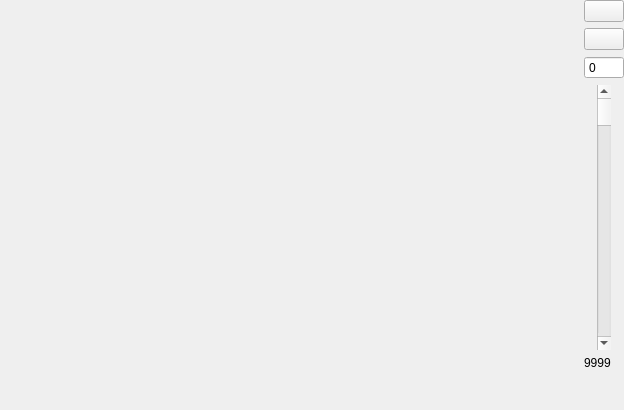
<?xml version="1.0" encoding="UTF-8"?>
<ui version="4.0">
 <class>SliceComponent</class>
 <widget class="QWidget" name="SliceComponent">
  <property name="geometry">
   <rect>
    <x>0</x>
    <y>0</y>
    <width>624</width>
    <height>410</height>
   </rect>
  </property>
  <property name="windowTitle">
   <string>Form</string>
  </property>
  <layout class="QHBoxLayout" name="horizontalLayout_3">
   <property name="spacing">
    <number>0</number>
   </property>
   <property name="leftMargin">
    <number>0</number>
   </property>
   <property name="topMargin">
    <number>0</number>
   </property>
   <property name="rightMargin">
    <number>0</number>
   </property>
   <property name="bottomMargin">
    <number>0</number>
   </property>
   <item>
    <widget class="SliceView" name="widget" native="true">
     <property name="sizePolicy">
      <sizepolicy hsizetype="Expanding" vsizetype="Expanding">
       <horstretch>0</horstretch>
       <verstretch>0</verstretch>
      </sizepolicy>
     </property>
    </widget>
   </item>
   <item>
    <layout class="QVBoxLayout" name="verticalLayout">
     <property name="spacing">
      <number>6</number>
     </property>
     <item>
      <layout class="QHBoxLayout" name="horizontalLayout">
       <property name="spacing">
        <number>0</number>
       </property>
       <item>
        <spacer name="horizontalSpacer_4">
         <property name="orientation">
          <enum>Qt::Horizontal</enum>
         </property>
         <property name="sizeType">
          <enum>QSizePolicy::Preferred</enum>
         </property>
         <property name="sizeHint" stdset="0">
          <size>
           <width>5</width>
           <height>20</height>
          </size>
         </property>
        </spacer>
       </item>
       <item>
        <widget class="QPushButton" name="full">
         <property name="sizePolicy">
          <sizepolicy hsizetype="Minimum" vsizetype="Minimum">
           <horstretch>0</horstretch>
           <verstretch>0</verstretch>
          </sizepolicy>
         </property>
         <property name="text">
          <string/>
         </property>
         <property name="checkable">
          <bool>true</bool>
         </property>
         <property name="autoRepeat">
          <bool>true</bool>
         </property>
        </widget>
       </item>
       <item>
        <spacer name="horizontalSpacer">
         <property name="orientation">
          <enum>Qt::Horizontal</enum>
         </property>
         <property name="sizeType">
          <enum>QSizePolicy::Preferred</enum>
         </property>
         <property name="sizeHint" stdset="0">
          <size>
           <width>5</width>
           <height>20</height>
          </size>
         </property>
        </spacer>
       </item>
      </layout>
     </item>
     <item>
      <layout class="QHBoxLayout" name="horizontalLayout_4">
       <property name="spacing">
        <number>0</number>
       </property>
       <item>
        <spacer name="horizontalSpacer_5">
         <property name="orientation">
          <enum>Qt::Horizontal</enum>
         </property>
         <property name="sizeType">
          <enum>QSizePolicy::Preferred</enum>
         </property>
         <property name="sizeHint" stdset="0">
          <size>
           <width>5</width>
           <height>20</height>
          </size>
         </property>
        </spacer>
       </item>
       <item>
        <widget class="QPushButton" name="playButton">
         <property name="sizePolicy">
          <sizepolicy hsizetype="Minimum" vsizetype="Minimum">
           <horstretch>0</horstretch>
           <verstretch>0</verstretch>
          </sizepolicy>
         </property>
         <property name="text">
          <string/>
         </property>
         <property name="checkable">
          <bool>true</bool>
         </property>
         <property name="autoRepeat">
          <bool>true</bool>
         </property>
        </widget>
       </item>
       <item>
        <spacer name="horizontalSpacer_6">
         <property name="orientation">
          <enum>Qt::Horizontal</enum>
         </property>
         <property name="sizeType">
          <enum>QSizePolicy::Preferred</enum>
         </property>
         <property name="sizeHint" stdset="0">
          <size>
           <width>5</width>
           <height>20</height>
          </size>
         </property>
        </spacer>
       </item>
      </layout>
     </item>
     <item>
      <widget class="QSpinBox" name="spinBox">
       <property name="sizePolicy">
        <sizepolicy hsizetype="Minimum" vsizetype="Fixed">
         <horstretch>0</horstretch>
         <verstretch>0</verstretch>
        </sizepolicy>
       </property>
       <property name="minimumSize">
        <size>
         <width>0</width>
         <height>0</height>
        </size>
       </property>
       <property name="buttonSymbols">
        <enum>QAbstractSpinBox::NoButtons</enum>
       </property>
      </widget>
     </item>
     <item>
      <layout class="QHBoxLayout" name="horizontalLayout_2">
       <property name="spacing">
        <number>0</number>
       </property>
       <item>
        <spacer name="horizontalSpacer_2">
         <property name="orientation">
          <enum>Qt::Horizontal</enum>
         </property>
         <property name="sizeType">
          <enum>QSizePolicy::Preferred</enum>
         </property>
         <property name="sizeHint" stdset="0">
          <size>
           <width>5</width>
           <height>20</height>
          </size>
         </property>
        </spacer>
       </item>
       <item>
        <widget class="QScrollBar" name="horizontalSlider">
         <property name="sizePolicy">
          <sizepolicy hsizetype="Fixed" vsizetype="Expanding">
           <horstretch>0</horstretch>
           <verstretch>0</verstretch>
          </sizepolicy>
         </property>
         <property name="pageStep">
          <number>1</number>
         </property>
         <property name="orientation">
          <enum>Qt::Vertical</enum>
         </property>
        </widget>
       </item>
       <item>
        <spacer name="horizontalSpacer_3">
         <property name="orientation">
          <enum>Qt::Horizontal</enum>
         </property>
         <property name="sizeType">
          <enum>QSizePolicy::Preferred</enum>
         </property>
         <property name="sizeHint" stdset="0">
          <size>
           <width>5</width>
           <height>20</height>
          </size>
         </property>
        </spacer>
       </item>
      </layout>
     </item>
     <item>
      <widget class="QLabel" name="label_2">
       <property name="sizePolicy">
        <sizepolicy hsizetype="Fixed" vsizetype="Fixed">
         <horstretch>0</horstretch>
         <verstretch>0</verstretch>
        </sizepolicy>
       </property>
       <property name="text">
        <string>9999</string>
       </property>
      </widget>
     </item>
     <item>
      <spacer name="verticalSpacer">
       <property name="orientation">
        <enum>Qt::Vertical</enum>
       </property>
       <property name="sizeType">
        <enum>QSizePolicy::Fixed</enum>
       </property>
       <property name="sizeHint" stdset="0">
        <size>
         <width>20</width>
         <height>40</height>
        </size>
       </property>
      </spacer>
     </item>
    </layout>
   </item>
  </layout>
 </widget>
 <customwidgets>
  <customwidget>
   <class>SliceView</class>
   <extends>QWidget</extends>
   <header>SliceView.h</header>
   <container>1</container>
  </customwidget>
 </customwidgets>
 <resources/>
 <connections>
  <connection>
   <sender>horizontalSlider</sender>
   <signal>valueChanged(int)</signal>
   <receiver>spinBox</receiver>
   <slot>setValue(int)</slot>
   <hints>
    <hint type="sourcelabel">
     <x>452</x>
     <y>37</y>
    </hint>
    <hint type="destinationlabel">
     <x>452</x>
     <y>20</y>
    </hint>
   </hints>
  </connection>
  <connection>
   <sender>spinBox</sender>
   <signal>valueChanged(int)</signal>
   <receiver>horizontalSlider</receiver>
   <slot>setValue(int)</slot>
   <hints>
    <hint type="sourcelabel">
     <x>459</x>
     <y>12</y>
    </hint>
    <hint type="destinationlabel">
     <x>451</x>
     <y>51</y>
    </hint>
   </hints>
  </connection>
 </connections>
</ui>
